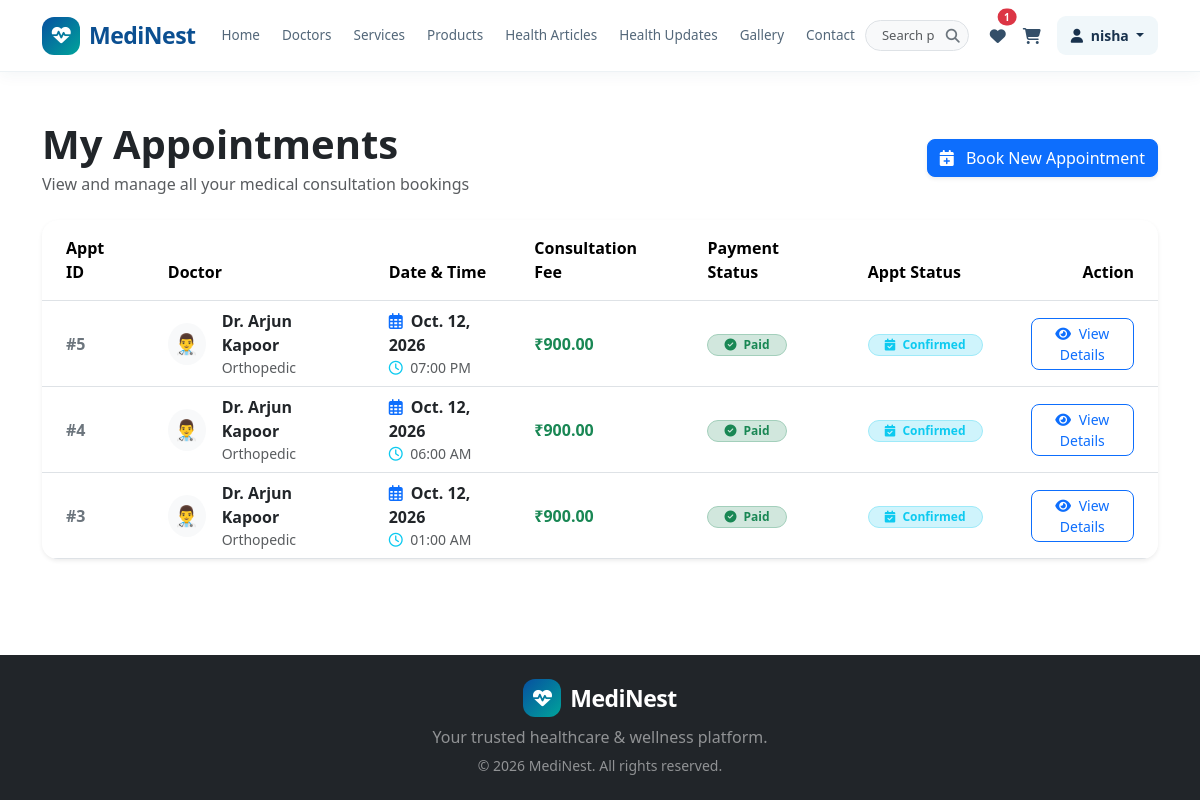
Page /appointments/my-appointments/ (signed in) on the earlier database version.
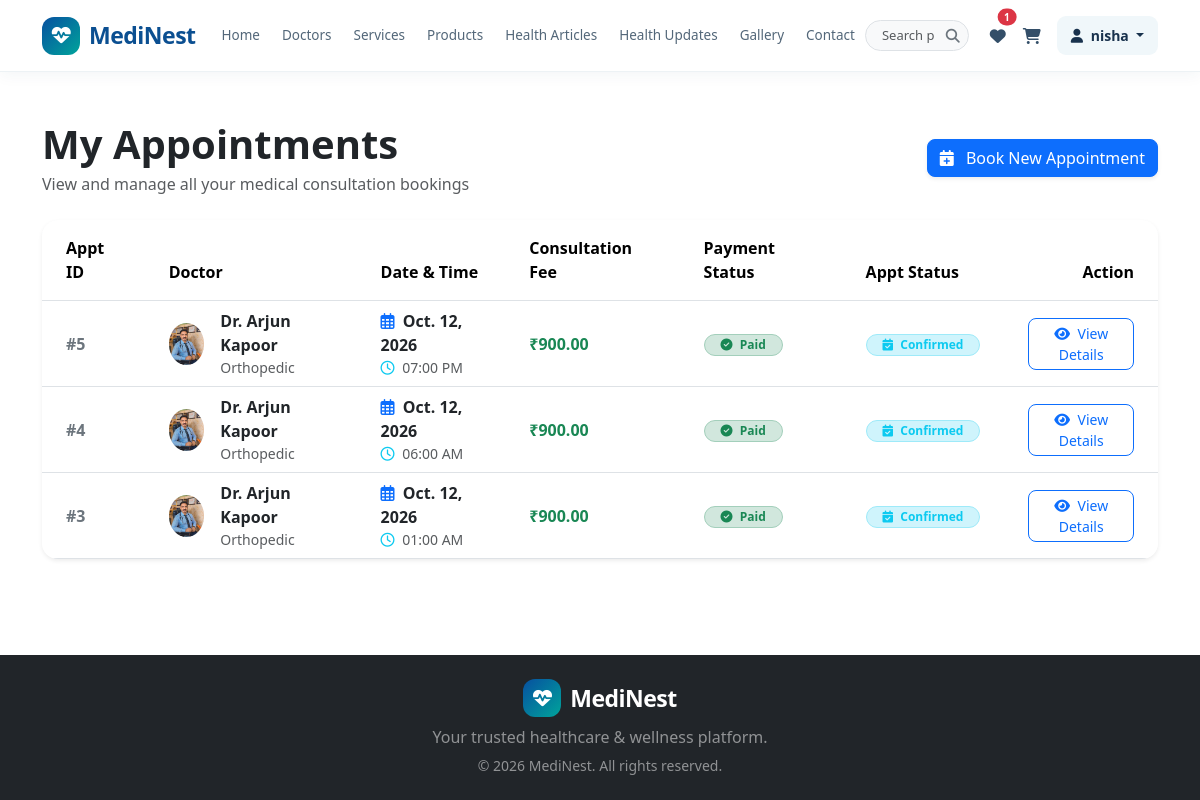
Same page on the later database version.
### appointments/models.py (models this page shows, shortened)
class Appointment(models.Model):
    STATUS_CHOICES = [
        ("Pending", "Pending"),
        ("Confirmed", "Confirmed"),
        ("Completed", "Completed"),
        ("Cancelled", "Cancelled"),
    ]
    PAYMENT_STATUS_CHOICES = [
        ("pending", "Pending"),
        ("paid", "Paid"),
        ("failed", "Failed"),
    ]
    user = models.ForeignKey(
        settings.AUTH_USER_MODEL,
        on_delete=models.CASCADE,
        related_name="appointments"
    )
    doctor = models.ForeignKey(
        Doctor,
        on_delete=models.CASCADE,
        related_name="appointments"
    )
    appointment_date = models.DateField()
    appointment_time = models.TimeField()
    patient_name = models.CharField(max_length=150)
    phone = models.CharField(max_length=20)
    email = models.EmailField()
    symptoms = models.TextField(
        blank=True,
        help_text="Symptoms / Reason for consultation"
    )
    consultation_fee = models.DecimalField(
        max_digits=8,
        decimal_places=2
    )
    status = models.CharField(
        max_length=20,
        choices=STATUS_CHOICES,
        default="Pending"
    )
    payment_method = models.CharField(
        max_length=20,
        default="razorpay"
    )
    payment_status = models.CharField(
        max_length=20,
        choices=PAYMENT_STATUS_CHOICES,
        default="pending"
    )
    razorpay_order_id = models.CharField(
        max_length=255,
        blank=True,
        null=True
    )
    razorpay_payment_id = models.CharField(
        max_length=255,
        blank=True,
        null=True
    )
    razorpay_signature = models.CharField(
        max_length=255,
        blank=True,
        null=True
    )
    paid_at = models.DateTimeField(
        blank=True,
        null=True
    )
    created_at = models.DateTimeField(auto_now_add=True)
    updated_at = models.DateTimeField(auto_now=True)
    class Meta:
        ordering = ["-created_at"]

### doctors/models.py (models this page shows, shortened)
class Doctor(models.Model):
    SPECIALIZATION_CHOICES = [
        ("General Physician", "General Physician"),
        ("Cardiologist", "Cardiologist"),
        ("Dermatologist", "Dermatologist"),
        ("Dentist", "Dentist"),
        ("Pediatrician", "Pediatrician"),
        ("Gynecologist", "Gynecologist"),
        ("Neurologist", "Neurologist"),
        ("Orthopedic", "Orthopedic"),
    ]
    name = models.CharField(max_length=150)
    specialization = models.CharField(
        max_length=100,
        choices=SPECIALIZATION_CHOICES
    )
    qualification = models.CharField(max_length=200)
    experience = models.PositiveIntegerField(
        help_text="Experience in years"
    )
    bio = models.TextField(blank=True)
    profile_image = models.ImageField(
        upload_to="doctors/",
        blank=True,
        null=True
    )
    consultation_fee = models.DecimalField(
        max_digits=8,
        decimal_places=2
    )
    available_days = models.CharField(
        max_length=200,
        help_text="Example: Monday, Wednesday, Friday"
    )
    available_time = models.CharField(
        max_length=100,
        help_text="Example: 10:00 AM - 2:00 PM"
    )
    is_available = models.BooleanField(default=True)
    created_at = models.DateTimeField(auto_now_add=True)
    updated_at = models.DateTimeField(auto_now=True)
    @property
    def display_name(self):
        name = (self.name or "").strip()
        if not name:
            return "Dr."
        normalized_name = re.sub(r"^(?:Dr\.\s*)+", "", name, flags=re.IGNORECASE)
        normalized_name = normalized_name.strip()
        if not normalized_name:
            return "Dr."
        return f"Dr. {normalized_name}"

### appointments/views.py (the view)
# urls.py: path("my-appointments/", views.my_appointments, name="my_appointments"),
@login_required
def my_appointments(request):
    appointments = Appointment.objects.filter(
        user=request.user
    ).select_related("doctor").order_by("-created_at")
    return render(
        request,
        "appointments/my_appointments.html",
        {"appointments": appointments}
    )

### appointments/templates/appointments/my_appointments.html (shortened to what the changed rows need)
{% extends "base.html" %}
{% block content %}
<section class="py-5">
    <div class="container">
        <div class="d-flex flex-wrap align-items-center justify-content-between gap-3 mb-4">
            <div>
                <h1 class="fw-bold mb-1">My Appointments</h1>
            </div>
        </div>
        {% if appointments %}
        <div class="card border-0 shadow-sm rounded-4 overflow-hidden">
            <div class="table-responsive">
                <table class="table align-middle table-hover mb-0">
                    <thead class="bg-light border-bottom">
                        <tr>
                            <th class="py-3 px-4">Appt ID</th>
                            <th class="py-3 px-4">Doctor</th>
                            <th class="py-3 px-4">Date & Time</th>
                            <th class="py-3 px-4">Consultation Fee</th>
                            <th class="py-3 px-4">Payment Status</th>
                            <th class="py-3 px-4">Appt Status</th>
                            <th class="py-3 px-4 text-end">Action</th>
                        </tr>
                    </thead>
                    <tbody>
                        {% for appointment in appointments %}
                        <tr>
                            <td class="px-4 fw-bold text-secondary">
                                #{{ appointment.id }}
                            </td>
                            <td class="px-4">
                                <div class="d-flex align-items-center gap-3">
                                    {% if appointment.doctor.profile_image %}
                                    <img src="{{ appointment.doctor.profile_image.url }}" class="rounded-circle"
                                        style="width: 42px; height: 42px; object-fit: cover;"
                                        alt="{{ appointment.doctor.name }}">
                                    {% else %}
                                    <div class="rounded-circle bg-light d-flex align-items-center justify-content-center"
                                        style="width: 42px; height: 42px; font-size: 20px;">
                                        👨‍⚕️
                                    </div>
                                    {% endif %}
                                    <div>
                                        <div class="fw-bold text-dark">{{ appointment.doctor.display_name }}</div>
                                        <div class="small text-muted">{{ appointment.doctor.specialization }}</div>
                                    </div>
                                </div>
                            </td>
                            <td class="px-4">
                                <div class="fw-semibold text-dark">
                                    <i class="fa-regular fa-calendar-days text-primary me-1"></i>
                                    {{ appointment.appointment_date }}
                                </div>
                                <div class="small text-muted">
                                    <i class="fa-regular fa-clock text-info me-1"></i>
                                    {{ appointment.appointment_time|time:"h:i A" }}
                                </div>
                            </td>
                            <td class="px-4 fw-bold text-success">
                                ₹{{ appointment.consultation_fee }}
                            </td>
                            <td class="px-4">
                                {% if appointment.payment_status == 'paid' %}
                                <span
                                    class="badge bg-success-subtle text-success border border-success-subtle px-3 py-1 rounded-pill">
                                    <i class="fa-solid fa-circle-check me-1"></i> Paid
                                </span>
                                {% elif appointment.payment_status == 'failed' %}
                                <span
                                    class="badge bg-danger-subtle text-danger border border-danger-subtle px-3 py-1 rounded-pill">
                                    <i class="fa-solid fa-circle-xmark me-1"></i> Failed
                                </span>
                                {% else %}
                                <span
                                    class="badge bg-warning-subtle text-warning-emphasis border border-warning-subtle px-3 py-1 rounded-pill">
                                    <i class="fa-solid fa-clock me-1"></i> Pending
                                </span>
                                {% endif %}
                            </td>
                            <td class="px-4">
                                {% if appointment.status == 'Confirmed' %}
                                <span
                                    class="badge bg-info-subtle text-info border border-info-subtle px-3 py-1 rounded-pill">
                                    <i class="fa-solid fa-calendar-check me-1"></i> Confirmed
                                </span>
                                {% elif appointment.status == 'Completed' %}
                                <span
                                    class="badge bg-success-subtle text-success border border-success-subtle px-3 py-1 rounded-pill">
                                    <i class="fa-solid fa-circle-check me-1"></i> Completed
                                </span>
                                {% elif appointment.status == 'Cancelled' %}
                                <span
                                    class="badge bg-danger-subtle text-danger border border-danger-subtle px-3 py-1 rounded-pill">
                                    <i class="fa-solid fa-circle-xmark me-1"></i> Cancelled
                                </span>
                                {% else %}
                                <span class="badge bg-secondary px-3 py-1 rounded-pill">
                                    {{ appointment.status }}
                                </span>
                                {% endif %}
                            </td>
                            <td class="px-4 text-end">
                                <a href="{% url 'appointments:appointment_detail' appointment.id %}"
                                    class="btn btn-outline-primary btn-sm rounded-3">
                                    <i class="fa-solid fa-eye me-1"></i> View Details
                                </a>
                            </td>
                        </tr>
                        {% endfor %}
                    </tbody>
                </table>
            </div>
        </div>
        {% endif %}
    </div>
</section>
{% endblock %}

Differences in the rows shown:
changed through a linked row, Appointment "07:00 PM": doctor.profile_image: picture added; no longer shows "👨‍⚕️"
changed through a linked row, Appointment "06:00 AM": doctor.profile_image: picture added; no longer shows "👨‍⚕️"
changed through a linked row, Appointment "01:00 AM": doctor.profile_image: picture added; no longer shows "👨‍⚕️"
